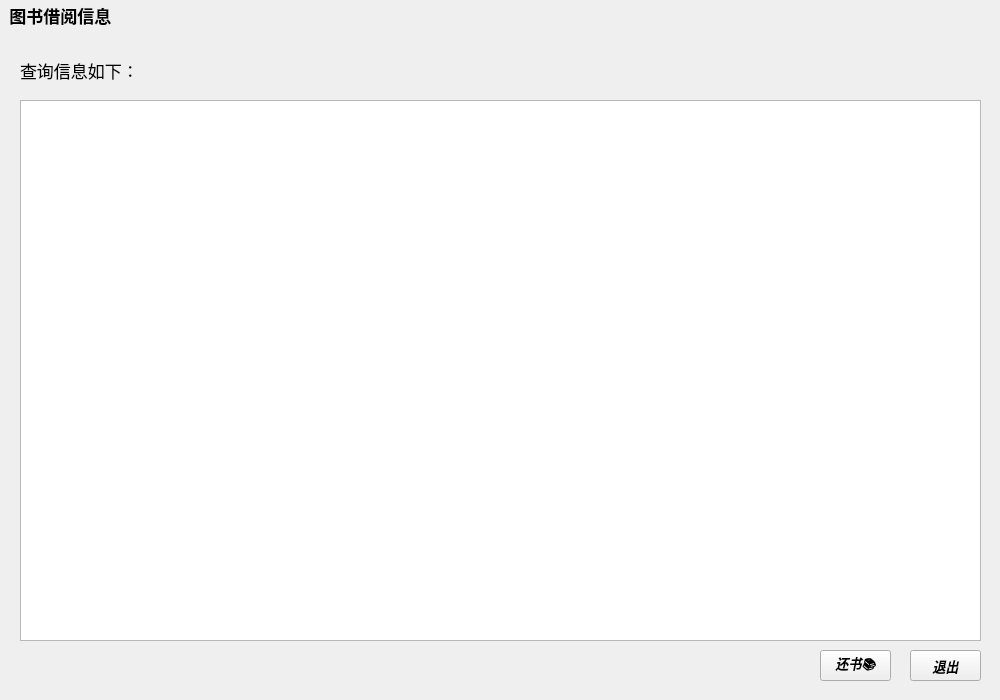
<?xml version="1.0" encoding="UTF-8"?>
<ui version="4.0">
 <class>borrow_info</class>
 <widget class="QWidget" name="borrow_info">
  <property name="geometry">
   <rect>
    <x>0</x>
    <y>0</y>
    <width>1000</width>
    <height>700</height>
   </rect>
  </property>
  <property name="windowTitle">
   <string>Form</string>
  </property>
  <widget class="QTableView" name="tableView">
   <property name="geometry">
    <rect>
     <x>20</x>
     <y>100</y>
     <width>961</width>
     <height>541</height>
    </rect>
   </property>
  </widget>
  <widget class="QPushButton" name="ReturnBtn">
   <property name="geometry">
    <rect>
     <x>820</x>
     <y>650</y>
     <width>71</width>
     <height>31</height>
    </rect>
   </property>
   <property name="font">
    <font>
     <pointsize>10</pointsize>
     <italic>true</italic>
     <bold>true</bold>
    </font>
   </property>
   <property name="text">
    <string>还书📚</string>
   </property>
  </widget>
  <widget class="QPushButton" name="ExitBtn">
   <property name="geometry">
    <rect>
     <x>910</x>
     <y>650</y>
     <width>71</width>
     <height>31</height>
    </rect>
   </property>
   <property name="font">
    <font>
     <pointsize>10</pointsize>
     <italic>true</italic>
     <bold>true</bold>
    </font>
   </property>
   <property name="text">
    <string>退出</string>
   </property>
  </widget>
  <widget class="QLabel" name="Title">
   <property name="geometry">
    <rect>
     <x>0</x>
     <y>0</y>
     <width>1001</width>
     <height>31</height>
    </rect>
   </property>
   <property name="font">
    <font>
     <pointsize>13</pointsize>
     <italic>false</italic>
     <bold>true</bold>
    </font>
   </property>
   <property name="text">
    <string>  图书借阅信息</string>
   </property>
  </widget>
  <widget class="QLabel" name="label_2">
   <property name="geometry">
    <rect>
     <x>20</x>
     <y>60</y>
     <width>161</width>
     <height>20</height>
    </rect>
   </property>
   <property name="font">
    <font>
     <pointsize>13</pointsize>
    </font>
   </property>
   <property name="text">
    <string>查询信息如下：</string>
   </property>
  </widget>
 </widget>
 <resources/>
 <connections/>
</ui>
